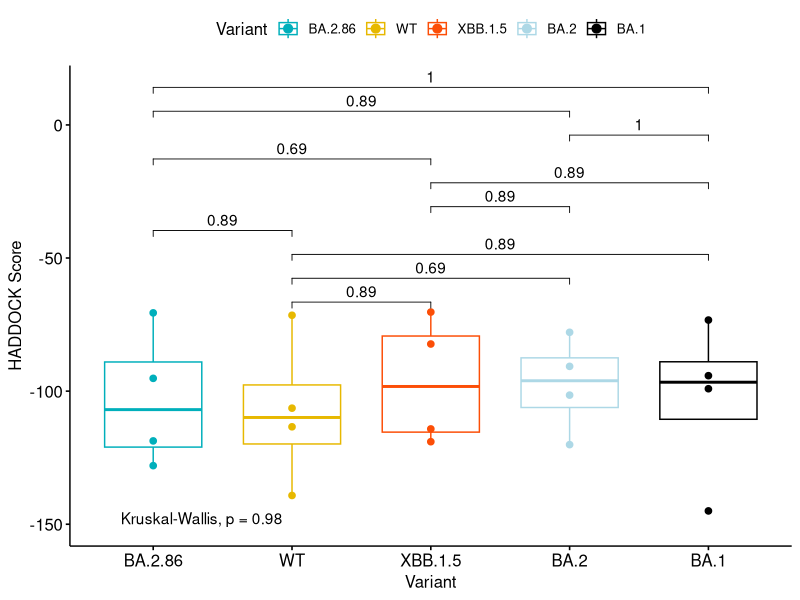

Source code (R):
## Load data
library(dplyr)
library(ggplot2)
library(ggpubr)

# df <- read.csv("/Users/syasa/Desktop/Research/BA.2.86/HADDOCK_Results.csv")
df <- read.csv("HADDOCK_Results.csv")
variant_comparisons <- combn(c("WT", "XBB.1.5", "BA.2", "BA.1", "BA.2.86"), 2, simplify = FALSE)

had_boxplot <- ggboxplot(df,
                         x = "Variant",
                         y = "HADDOCK.score",
                         ylab="HADDOCK Score",
                         xlab = "Variant",
                         color = "Variant",
                         palette = c("#00AFBB", "#E7B800", "#FC4E07", "#ADD8E6","#000000"),
                         add = "dotplot") + 
  stat_compare_means(comparisons = variant_comparisons) +
  stat_compare_means(label.y = -150)
  
had_boxplot

variant_comparisons



kruskal.test(HADDOCK.score ~ Variant, data = df %>% filter(Variant %in% c("WT", "BA.2.86")))


pairwise.wilcox.test(df$HADDOCK.score, df$Variant,
                     p.adjust.method = "BH")
